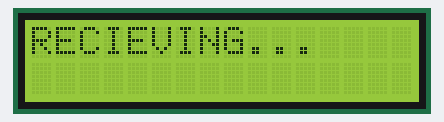
A program run on a simulated ATmega32, built with avr-gcc and emulated at 4 MHz. Parts: 16×2 character LCD. Wiring (inferred from the names in the program): character LCD (HD44780): RS PA3; E PA2; data PA4, PA5, PA6, PA7. At 0.4 s the program stops and its outputs stay as they are.

Above: at 0.3 s.

The program:

main.c
```c
/*
 * i2c_slave1.c
 *
 * Created: 8/27/2022 1:41:46 PM
 *  Author: safifi
 */


#include "I2C.h"
#include "LCD.h"

int main(void)
{
	LCD_init();
	LCD_write_string("~~~SLAVE~~~");
	_delay_ms(100);
	I2C_slave_Init(50);
    while(1)
    {
		LCD_write_command(0xc0);
		LCD_write_command(0x1);
		LCD_write_string("RECIEVING...");
		_delay_ms(100);
		if(I2C_slave_avialable() == 1){
			uint8_t data = I2C_slave_read();
			LCD_write_command(0x80);
			LCD_write_command(0xc0);
			LCD_write_command(0x1);
			LCD_write_num(data);
			_delay_ms(1000);
		}
    }
}
```

I2C.c
```c
#include "I2C.h"
#define F_SCL 400000UL // SCL frequency
#define Prescaler 1
#define TWBR_val ((((F_CPU / F_SCL) / Prescaler) - 16 ) / 2)


void I2C_master_init(void)
{
	TWBR = 12; // for 400K scl and 16Mhz freq uc
}

void I2C_master_start()
{
	// transmit START condition
	TWCR = (1<<TWINT) | (1<<TWSTA) | (1<<TWEN);
	// wait for end of transmission
	while( READBIT(TWCR,TWINT) == 0);
}


void I2C_master_addr(uint8_t ID, uint8_t R_W)
{ // for write you should put 0 on LSB
	// load slave address into data register
	TWDR = ID<<1; // write operation
	if(R_W == 1){
		SETBIT(TWDR,0);
	}
	else {
		CLRBIT(TWDR,0);
	}
	// start transmission of address
	TWCR = (1<<TWINT) | (1<<TWEN);
	// wait for end of transmission
	while( READBIT(TWCR,TWINT) == 0);
}


void I2C_master_write(uint8_t data)
{
	// load data into data register
	TWDR = data;
	// start transmission of data
	TWCR = (1<<TWINT) | (1<<TWEN);
	// wait for end of transmission
	while( READBIT(TWCR,TWINT) == 0);
}


void I2C_master_stop(void)
{
	// transmit STOP condition
	TWCR = (1<<TWINT) | (1<<TWSTO) | 1<<TWEN;
}


void I2C_slave_Init(uint8_t My_Add){
	TWAR = My_Add<<1;
}

uint8_t I2C_slave_avialable(){
	TWCR  = (1<<TWEN) | (1<<TWINT) |(1<<TWEA);
	while( READBIT(TWCR,TWINT) == 0);
    if(TWSR == 0x60) return 1;
	else return 0;
}

uint8_t I2C_slave_read(void)
{
	// start TWI module and acknowledge data after reception
	TWCR = (1<<TWINT) | (1<<TWEN) | (1<<TWEA);
	// wait for end of transmission
	while( READBIT(TWCR,TWINT) == 0);
	// return received data from TWDR
	return TWDR;
}
```

I2C.h
```c
/*
 * I2C.h
 *
 * Created: 11/26/2014 6:45:32 PM
 *  Author: safifi
 */
#ifndef I2C_MASTER_
#define I2C_MASTER_H

#include "std_macros.h"


/*****************************************************************************
* Function Name: I2C_master_init
* Purpose      : init I2C to be master - generate SCL = 400K
* Parameters   : void
* Return value : void
*****************************************************************************/
void I2C_master_init(void);

/*****************************************************************************
* Function Name: I2C_master_start
* Purpose      : Send start condition to be a master and control the bus
* Parameters   : void
* Return value : void
*****************************************************************************/
void I2C_master_start(void);


/*****************************************************************************
* Function Name: I2C_master_addr
* Purpose      : Send first byte which have ID of the slave that master need to
*                talk with and set if master need to read or write.
* Parameters   : ID: id of the slave (1 to 112)
*                R_W: 0 for write and 1 for read
* Return value : void
*****************************************************************************/
void I2C_master_addr(uint8_t ID, uint8_t R_W);


/*****************************************************************************
* Function Name: I2C_master_write
* Purpose      : Send 1 byte data to slave
* Parameters   : data: 8 bit data should be sent to slave at the end of the function
* Return value : void
*****************************************************************************/
void I2C_master_write(uint8_t data);


/*****************************************************************************
* Function Name: I2C_master_stop
* Purpose      : Send stop condition to release the bus
* Parameters   : void
* Return value : void
*****************************************************************************/
void I2C_master_stop(void);


/*****************************************************************************
* Function Name: I2C_slave_Init
* Purpose      : configure I2C to be a slave and set ID
* Parameters   : My_Add: id of the slave
* Return value : void
*****************************************************************************/
void I2C_slave_Init(uint8_t My_Add);


/*****************************************************************************
* Function Name: I2C_slave_avialable
* Purpose      : check if data will be come from master
* Parameters   : void
* Return value : 1 if data will be came, 0 if not
*****************************************************************************/
uint8_t I2C_slave_avialable();


/*****************************************************************************
* Function Name: I2C_slave_read
* Purpose      : Read data which is comming from master
* Parameters   : void
* Return value : data 8 bit which came from master
*****************************************************************************/
uint8_t I2C_slave_read(void);


#endif // I2C_MASTER_H
```

std_macros.h
```c
/*
 * std_macros.h
 *
 * Created: 8/11/2022 10:47:05 PM
 *  Author: lenovo 520
 */


#ifndef STD_MACROS_H_
#define STD_MACROS_H_

#include <avr/io.h>   // this file include all register addresses macros like DDRA
#define F_CPU 4000000 // set the frequency of microcontroller
#include <util/delay.h> // this header include all delay function like _delay_ms
#include <avr/interrupt.h> // this header is necessary when you deal with interrupt

#define SETBIT(REG,BIT) (REG |= 1<<BIT)
#define CLRBIT(REG,BIT) (REG &= ~(1<<BIT))
#define TOGBIT(REG,BIT) (REG ^= 1<<BIT)
#define READBIT(REG,BIT)  ((REG >> BIT) & 1)


#endif /* STD_MACROS_H_ */
```

LCD.c
```c
/*
 * LCD.c
 *
 * Created: 8/12/2022 10:44:41 AM
 *  Author: safifi
 */
#include "LCD.h"


/*****************************************************************************
* Function Name: LCD_init
* Purpose      : Init lcd in 4 bit mode, clear lcd and turn off cursor
* Parameters   : void
* Return value : void
*****************************************************************************/
void LCD_init(void){
	INIT_LCD_PIN;
	LCD_write_command(0x3);
	_delay_ms(4);
	LCD_write_command(0x3);
	_delay_ms(4);
	LCD_write_command(0x3);
	_delay_ms(4);

	LCD_write_command(0x2);
	LCD_write_command(0x28);
	LCD_write_command(0x08);
	LCD_write_command(0x1);
	LCD_write_command(0x6);
	LCD_write_command(0xc);
	_delay_ms(20);

}


/*****************************************************************************
* Function Name: LCD_write_command
* Purpose      : write command to lcd
* Parameters   : data: one of LCD commands
* Return value : void
*****************************************************************************/
void LCD_write_command(uint8_t data){ // 0x53
	RS(0);
	D7(READBIT(data,7)); // Data bit7  = D7
	D6(READBIT(data,6)); // Data bit6  = D6
	D5(READBIT(data,5)); // Data bit5  = D5
	D4(READBIT(data,4)); // Data bit4  = D4
	EN(1);
	_delay_ms(1);
	EN(0);
	_delay_ms(1);

	D7(READBIT(data,3)); // Data bit3  = D7
	D6(READBIT(data,2)); // Data bit2  = D6
	D5(READBIT(data,1)); // Data bit1  = D5
	D4(READBIT(data,0)); // Data bit0  = D4
	EN(1);
	_delay_ms(1);
	EN(0);
	_delay_ms(1);
}


/*****************************************************************************
* Function Name: LCD_write_data
* Purpose      : write symbol on lcd
* Parameters   : data: Ascii value of specific symbol
* Return value : void
*****************************************************************************/
void LCD_write_data(uint8_t data){ // 0x53
	RS(1);
	D7(READBIT(data,7)); // Data bit7  = D7
	D6(READBIT(data,6)); // Data bit6  = D6
	D5(READBIT(data,5)); // Data bit5  = D5
	D4(READBIT(data,4)); // Data bit4  = D4
	EN(1);
	_delay_ms(1);
	EN(0);
	_delay_ms(1);

	D7(READBIT(data,3)); // Data bit3  = D7
	D6(READBIT(data,2)); // Data bit2  = D6
	D5(READBIT(data,1)); // Data bit1  = D5
	D4(READBIT(data,0)); // Data bit0  = D4
	EN(1);
	_delay_ms(1);
	EN(0);
	_delay_ms(1);
}

/*****************************************************************************
* Function Name: LCD_write_data
* Purpose      : write a string on lCD
* Parameters   : *data: array of char
* Return value : void
*****************************************************************************/
void LCD_write_string(uint8_t *data){
	uint8_t i =0;
	while(data[i] != '\0'){
		LCD_write_data(data[i]);
		i++;
	}
}

/*
12345 % 10  = 5 + 48 >> arr[0]
12345/10 = 1234 % 10 = 4 + 48 >> arr[1]
1234/10 = 123 % 10 = 3 + 48 >> arr[2]
123/10 = 12 % 10 = 2 + 48 >> arr[3]
12/10 = 1 % 10 = 1 + 48 >> arr[4]
1/10 = 0
*/
/*****************************************************************************
* Function Name: LCD_write_num
* Purpose      : write a number on lCD
* Parameters   : num: number to be written
* Return value : void
*****************************************************************************/
void LCD_write_num(uint32_t num){
	int8_t i = 0;
	uint8_t num_arr[10];

	if(num == 0) {
		LCD_write_data('0');
		return;
	}

	for(i = 0; num != 0 ;i++){
		num_arr[i] = num % 10 + 48;
		num /= 10;
	}
	i--;
	while (i >= 0){
		LCD_write_data(num_arr[i]);
		i--;
	}
}
```

LCD.h
```c
/*
 * LCD.h
 *
 * Created: 8/12/2022 10:44:52 AM
 *  Author: safifi
 */


#ifndef LCD_H_
#define LCD_H_

#include "std_macros.h"

#define INIT_LCD_PIN  DDRA |= 0b11111100; // PA4 to PB7 & PB2,PB3 output

#define EN(x) if(x == 1) SETBIT(PORTA,2); else CLRBIT(PORTA,2);
#define RS(x) if(x == 1) SETBIT(PORTA,3); else CLRBIT(PORTA,3);
#define D7(x) if(x == 1) SETBIT(PORTA,7); else CLRBIT(PORTA,7);
#define D6(x) if(x == 1) SETBIT(PORTA,6); else CLRBIT(PORTA,6);
#define D5(x) if(x == 1) SETBIT(PORTA,5); else CLRBIT(PORTA,5);
#define D4(x) if(x == 1) SETBIT(PORTA,4); else CLRBIT(PORTA,4);

void LCD_init(void);
void LCD_write_command(uint8_t data);
void LCD_write_data(uint8_t data);
void LCD_write_string(uint8_t *data);
void LCD_write_num(uint32_t data);


#endif /* LCD_H_ */
```
